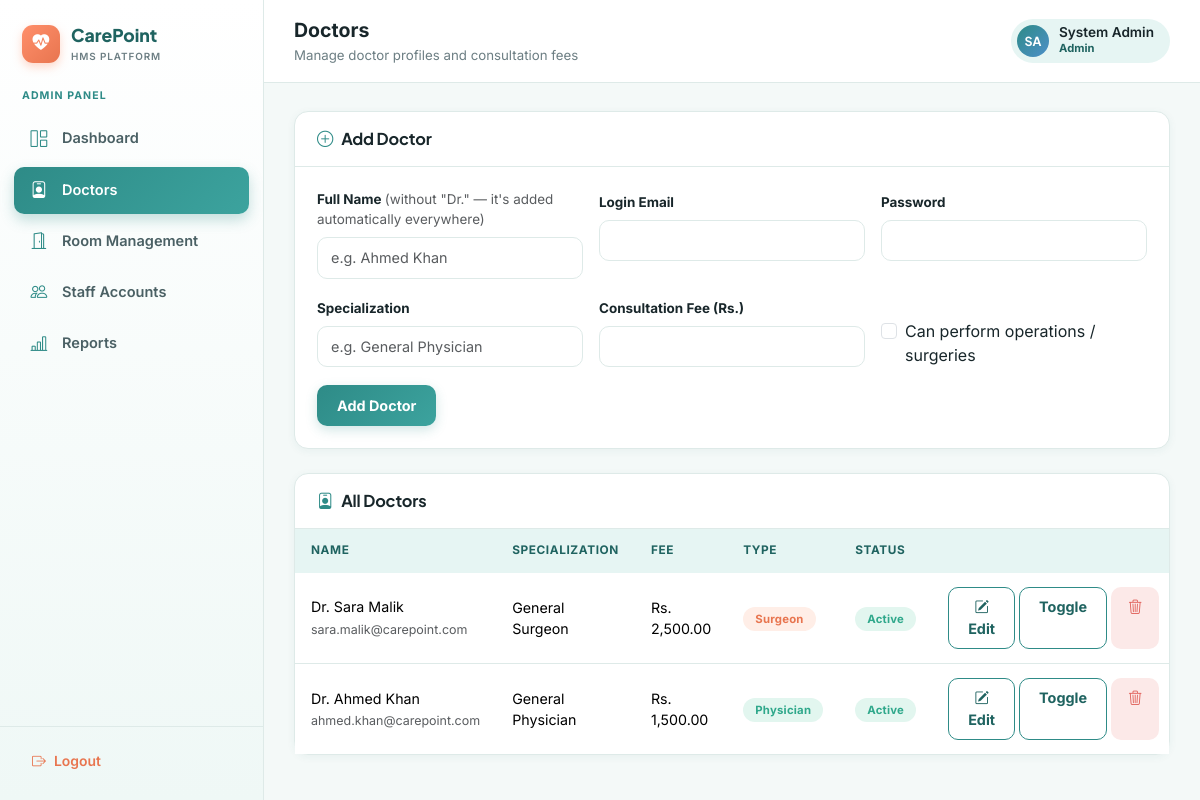
Page /admin/doctors.php (signed in) on the committed database.
### tables this page shows
CREATE TABLE doctors (
    id INT AUTO_INCREMENT PRIMARY KEY,
    user_id INT NOT NULL,
    specialization VARCHAR(100) NOT NULL,
    consultation_fee DECIMAL(10,2) NOT NULL DEFAULT 0,
    is_surgeon TINYINT(1) DEFAULT 0,
    status ENUM('active','inactive') DEFAULT 'active',
    FOREIGN KEY (user_id) REFERENCES users(id) ON DELETE CASCADE
);

CREATE TABLE users (
    id INT AUTO_INCREMENT PRIMARY KEY,
    name VARCHAR(100) NOT NULL,
    email VARCHAR(120) NOT NULL UNIQUE,
    password VARCHAR(255) NOT NULL,
    role ENUM('admin','doctor','receptionist','accountant') NOT NULL,
    status ENUM('active','inactive') DEFAULT 'active',
    created_at TIMESTAMP DEFAULT CURRENT_TIMESTAMP
);

### includes/auth.php (called while the page is built, shortened)
<?php
function e(?string $value): string {
    return htmlspecialchars($value ?? '', ENT_QUOTES, 'UTF-8');
}
function money($amount): string {
    return 'Rs. ' . number_format((float)$amount, 2);
}

### admin/doctors.php (the view, shortened to what this page needs)
<?php
require_once __DIR__ . '/../includes/auth.php';
$editDoctor = null;
$doctors = $pdo->query("
    SELECT d.id, u.name, u.email, u.status, d.specialization, d.consultation_fee, d.is_surgeon
    FROM doctors d JOIN users u ON u.id = d.user_id
    ORDER BY d.id DESC
")->fetchAll();
require __DIR__ . '/../includes/header.php';
?>
<div class="panel mb-4">
  <div class="panel-header">
    <h5>
      <i class="bi bi-<?= $editDoctor ? 'pencil-square' : 'plus-circle' ?> me-2"></i>
      <?= $editDoctor ? 'Edit Doctor — Dr. ' . e($editDoctor['name']) : 'Add Doctor' ?>
    </h5>
  </div>
  <div class="panel-body">
    <form method="POST">
      <div class="row g-3">
        <div class="col-md-4">
          <label class="form-label">Full Name <span class="text-muted" style="font-weight:400;">(without "Dr." — it's added automatically everywhere)</span></label>
          <input type="text" name="name" class="form-control" placeholder="e.g. Ahmed Khan" value="<?= e($editDoctor['name'] ?? '') ?>" required>
        </div>
        <div class="col-md-4">
          <label class="form-label">Login Email</label>
          <input type="email" name="email" class="form-control" value="<?= e($editDoctor['email'] ?? '') ?>" required>
        </div>
        <div class="col-md-4">
          <label class="form-label">
            <?= $editDoctor ? 'New Password' : 'Password' ?>
          </label>
          <input type="password" name="password" class="form-control" <?= $editDoctor ? '' : 'required' ?>>
        </div>
        <div class="col-md-4">
          <label class="form-label">Specialization</label>
          <input type="text" name="specialization" class="form-control" placeholder="e.g. General Physician" value="<?= e($editDoctor['specialization'] ?? '') ?>" required>
        </div>
        <div class="col-md-4">
          <label class="form-label">Consultation Fee (Rs.)</label>
          <input type="number" step="0.01" name="consultation_fee" class="form-control" value="<?= $editDoctor ? e((string)$editDoctor['consultation_fee']) : '' ?>" required>
        </div>
        <div class="col-md-4 d-flex align-items-center">
          <div class="form-check mt-4">
            <input type="checkbox" class="form-check-input" id="is_surgeon" name="is_surgeon" <?= !empty($editDoctor['is_surgeon']) ? 'checked' : '' ?>>
            <label class="form-check-label" for="is_surgeon">Can perform operations / surgeries</label>
          </div>
        </div>
      </div>
      <button type="submit" name="save_doctor" class="btn btn-hms mt-3">
        <?= $editDoctor ? 'Update Doctor' : 'Add Doctor' ?>
      </button>
    </form>
  </div>
</div>
<div class="panel">
  <div class="panel-header"><h5><i class="bi bi-person-badge me-2"></i>All Doctors</h5></div>
  <div class="panel-body p-0">
    <div class="table-responsive">
      <table class="table table-hms mb-0">
        <thead><tr><th>Name</th><th>Specialization</th><th>Fee</th><th>Type</th><th>Status</th><th></th></tr></thead>
        <tbody>
          <?php foreach ($doctors as $d): ?>
          <tr class="<?= (int)($editDoctor['id'] ?? 0) === (int)$d['id'] ? 'table-active' : '' ?>">
            <td>Dr. <?= e($d['name']) ?><br><span class="text-muted" style="font-size:0.78rem;"><?= e($d['email']) ?></span></td>
            <td><?= e($d['specialization']) ?></td>
            <td><?= money($d['consultation_fee']) ?></td>
            <td><?= $d['is_surgeon'] ? '<span class="badge-soft occupied">Surgeon</span>' : '<span class="badge-soft available">Physician</span>' ?></td>
            <td><span class="badge-soft <?= $d['status'] === 'active' ? 'active' : 'cancelled' ?>"><?= e(ucfirst($d['status'])) ?></span></td>
            <td class="d-flex gap-1">
              <a href="?edit=<?= $d['id'] ?>" class="btn btn-outline-hms btn-sm"><i class="bi bi-pencil-square"></i> Edit</a>
              <a href="?toggle=<?= $d['id'] ?>" class="btn btn-outline-hms btn-sm">Toggle</a>
              <a href="?delete=<?= $d['id'] ?>" class="btn btn-danger-soft btn-sm" onclick="return confirm('Delete Dr. <?= e(addslashes($d['name'])) ?>? This cannot be undone.');"><i class="bi bi-trash3"></i></a>
            </td>
          </tr>
          <?php endforeach; ?>
        </tbody>
      </table>
    </div>
  </div>
</div>
<?php require __DIR__ . '/../includes/footer.php'; ?>

### assets/css/style.css (style rules this page uses)
:root { --primary: #2E8B87; --primary-dark: #1F6360; --primary-soft: #E6F5F3; --sky: #4D8FC9; --sky-soft: #E8F1FA; --accent: #FF8F6B; --accent-dark: #E8754F; --accent-soft: #FFEEE7; --bg: #F4F9F8; --surface: #FFFFFF; --text-dark: #18262A; --text-muted: #6C7E83; --border: #DEEAE8; --success: #2FA88B; --success-soft: #E2F6EF; --warning: #E2A23B; --warning-soft: #FCF1DE; --danger: #E0615A; --danger-soft: #FCE9E8; --radius: 14px; --radius-sm: 10px; --shadow: 0 4px 18px rgba(31, 99, 96, 0.07); --shadow-sm: 0 2px 8px rgba(31, 99, 96, 0.06); }
* { box-sizing: border-box; }
body { font-family: 'Inter', -apple-system, BlinkMacSystemFont, 'Segoe UI', sans-serif; background: var(--bg); color: var(--text-dark); margin: 0; }
h1, h2, h3, h4, h5, .brand-font { font-family: 'Plus Jakarta Sans', 'Inter', sans-serif; font-weight: 700; color: var(--text-dark); letter-spacing: -0.01em; }
a { text-decoration: none; }
.panel { background: var(--surface); border-radius: var(--radius); border: 1px solid var(--border); box-shadow: var(--shadow-sm); }
.panel-header { padding: 17px 22px; border-bottom: 1px solid var(--border); display: flex; align-items: center; justify-content: space-between; }
.panel-header h5 { margin: 0; font-size: 1.02rem; display: flex; align-items: center; }
.panel-header h5 i { color: var(--primary); }
.panel-body { padding: 22px; }
.table-hms thead th { background: var(--primary-soft); color: var(--primary-dark); font-size: 0.74rem; text-transform: uppercase; letter-spacing: 0.05em; font-weight: 700; border-bottom: none; padding: 13px 16px; }
.table-hms thead tr:first-child th:first-child { border-top-left-radius: 0; }
.table-hms tbody td { padding: 14px 16px; font-size: 0.89rem; vertical-align: middle; border-bottom: 1px solid var(--border); }
.table-hms tbody tr:last-child td { border-bottom: none; }
.badge-soft { padding: 5px 12px; border-radius: 20px; font-size: 0.71rem; font-weight: 700; letter-spacing: 0.02em; }
.badge-soft.available, .badge-soft.paid, .badge-soft.active, .badge-soft.completed { background: var(--success-soft); color: var(--success); }
.badge-soft.occupied, .badge-soft.admitted, .badge-soft.scheduled { background: var(--accent-soft); color: var(--accent-dark); }
.form-label { font-size: 0.84rem; font-weight: 700; color: var(--text-dark); }
.form-control, .form-select { border: 1px solid var(--border); border-radius: var(--radius-sm); padding: 9px 13px; font-size: 0.9rem; background: #fff; }
.btn-hms { background: linear-gradient(135deg, var(--primary), #3CA39E); border: none; color: #fff; padding: 10px 20px; border-radius: var(--radius-sm); font-weight: 700; font-size: 0.9rem; transition: filter 0.15s ease, box-shadow 0.15s ease; box-shadow: 0 4px 12px rgba(46, 139, 135, 0.22); }
.btn-outline-hms { background: transparent; border: 1.5px solid var(--primary); color: var(--primary-dark); padding: 8.5px 19px; border-radius: var(--radius-sm); font-weight: 700; font-size: 0.9rem; }
.btn-danger-soft { background: var(--danger-soft); border: 1.5px solid transparent; color: var(--danger); padding: 8.5px 16px; border-radius: var(--radius-sm); font-weight: 700; font-size: 0.9rem; }

### rows in the picture
doctors: user.name "Sara Malik", user.email "sara.malik@carepoint.com", specialization "General Surgeon", consultation_fee "Rs. 2,500.00", is_surgeon "Surgeon", user.status "Active"
doctors: user.name "Ahmed Khan", user.email "ahmed.khan@carepoint.com", specialization "General Physician", consultation_fee "Rs. 1,500.00", is_surgeon "Physician", user.status "Active"

### other values in the picture
$page_title "Doctors"
$page_sub "Manage doctor profiles and consultation fees"
initials($user_name) "SA"
$user_name "System Admin"
$role "Admin"
